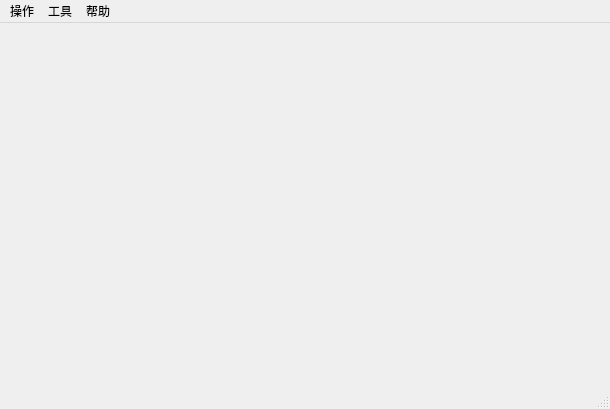
<?xml version="1.0" encoding="UTF-8"?>
<ui version="4.0">
 <class>MainWindow</class>
 <widget class="QMainWindow" name="MainWindow">
  <property name="geometry">
   <rect>
    <x>0</x>
    <y>0</y>
    <width>610</width>
    <height>409</height>
   </rect>
  </property>
  <property name="windowTitle">
   <string>Simple Terminal</string>
  </property>
  <widget class="QWidget" name="centralWidget">
   <layout class="QVBoxLayout" name="verticalLayout"/>
  </widget>
  <widget class="QMenuBar" name="menuBar">
   <property name="geometry">
    <rect>
     <x>0</x>
     <y>0</y>
     <width>610</width>
     <height>23</height>
    </rect>
   </property>
   <widget class="QMenu" name="menuCalls">
    <property name="title">
     <string>操作</string>
    </property>
    <addaction name="actionConnect"/>
    <addaction name="actionDisconnect"/>
    <addaction name="separator"/>
    <addaction name="actionQuit_2"/>
   </widget>
   <widget class="QMenu" name="menuTools">
    <property name="title">
     <string>工具</string>
    </property>
    <addaction name="actionConfigure"/>
    <addaction name="actionClear"/>
   </widget>
   <widget class="QMenu" name="menuHelp">
    <property name="title">
     <string>帮助</string>
    </property>
    <addaction name="actionAbout"/>
   </widget>
   <addaction name="menuCalls"/>
   <addaction name="menuTools"/>
   <addaction name="menuHelp"/>
  </widget>
  <widget class="QStatusBar" name="statusBar"/>
  <action name="actionAbout">
   <property name="text">
    <string>关于</string>
   </property>
   <property name="toolTip">
    <string>About program</string>
   </property>
   <property name="shortcut">
    <string>Alt+A</string>
   </property>
  </action>
  <action name="actionAboutQt">
   <property name="text">
    <string>About Qt</string>
   </property>
  </action>
  <action name="actionConnect">
   <property name="icon">
    <iconset resource="terminal.qrc">
     <normaloff>:/images/connect.png</normaloff>:/images/connect.png</iconset>
   </property>
   <property name="text">
    <string>连接</string>
   </property>
   <property name="toolTip">
    <string>连接</string>
   </property>
   <property name="statusTip">
    <string>开启串口通信</string>
   </property>
   <property name="shortcut">
    <string>Ctrl+O</string>
   </property>
  </action>
  <action name="actionDisconnect">
   <property name="icon">
    <iconset resource="terminal.qrc">
     <normaloff>:/images/disconnect.png</normaloff>:/images/disconnect.png</iconset>
   </property>
   <property name="text">
    <string>断开</string>
   </property>
   <property name="toolTip">
    <string>断开</string>
   </property>
   <property name="statusTip">
    <string>断开串口通信</string>
   </property>
   <property name="shortcut">
    <string>Ctrl+D</string>
   </property>
  </action>
  <action name="actionConfigure">
   <property name="icon">
    <iconset resource="terminal.qrc">
     <normaloff>:/images/settings.png</normaloff>:/images/settings.png</iconset>
   </property>
   <property name="text">
    <string>配置</string>
   </property>
   <property name="toolTip">
    <string>Configure serial port</string>
   </property>
   <property name="shortcut">
    <string>Alt+C</string>
   </property>
  </action>
  <action name="actionClear">
   <property name="icon">
    <iconset resource="terminal.qrc">
     <normaloff>:/images/clear.png</normaloff>:/images/clear.png</iconset>
   </property>
   <property name="text">
    <string>清空缓存</string>
   </property>
   <property name="toolTip">
    <string>Clear data</string>
   </property>
   <property name="shortcut">
    <string>Alt+L</string>
   </property>
  </action>
  <action name="actionQuit_2">
   <property name="icon">
    <iconset resource="terminal.qrc">
     <normaloff>:/images/application-exit.png</normaloff>:/images/application-exit.png</iconset>
   </property>
   <property name="text">
    <string>退出</string>
   </property>
  </action>
 </widget>
 <layoutdefault spacing="6" margin="11"/>
 <resources>
  <include location="terminal.qrc"/>
 </resources>
 <connections/>
</ui>
